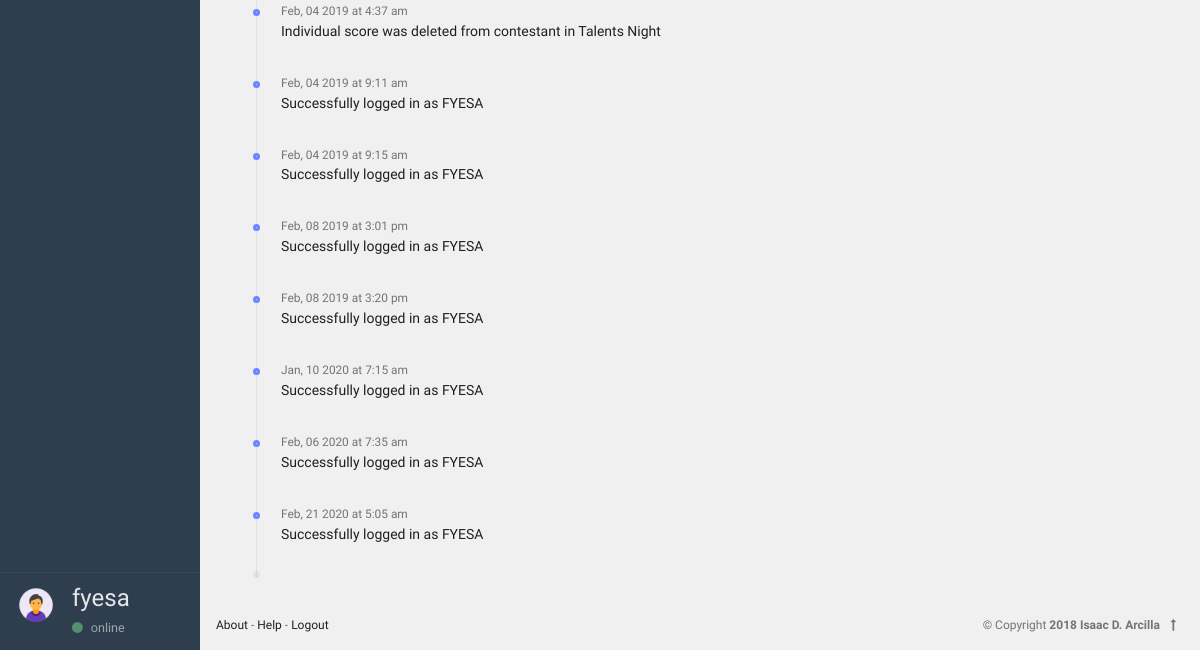
/start/logs.php?sponsor_id=12&username=fyesa&event_id=42 (signed in, lower part), run on an earlier commit of the app's database.
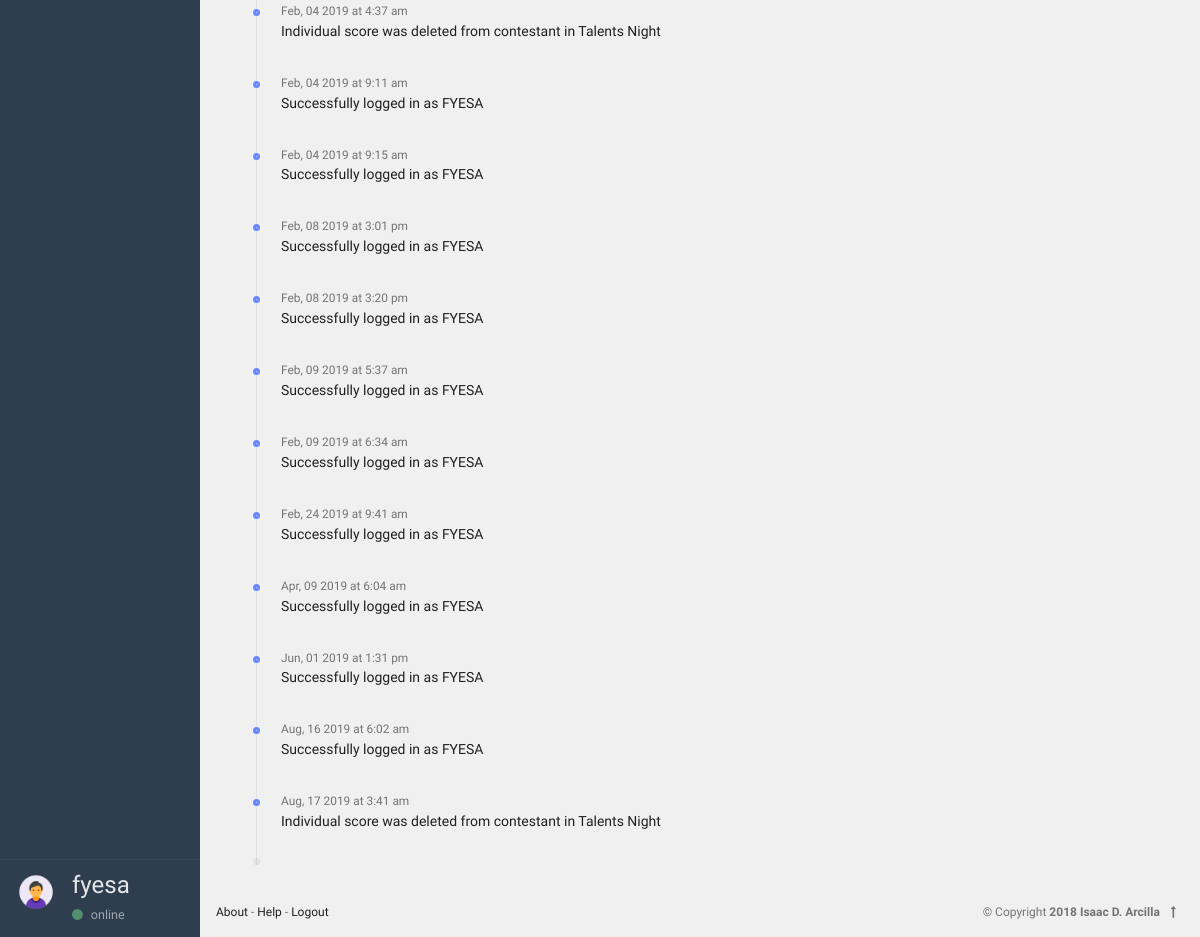
And on a later commit of the database.
### tables this page shows
CREATE TABLE `event_logs` (
  `log_id` int(11) NOT NULL,
  `event_id` smallint(11) NOT NULL,
  `status` varchar(50) NOT NULL,
  `message` varchar(500) NOT NULL,
  `sponsor_id` int(11) NOT NULL,
  `created_at` varchar(100) NOT NULL
);

### start/logs.php (the view, shortened to what this page needs)
<?php
  include("config.php");
    $connection = mysqli_connect($db_host,$db_user,$db_pass,$db_name) or die("Could not connect to database");
    mysqli_select_db($connection,$db_name);
$sponsor_id = $_GET['sponsor_id'];
$username = $_GET['username'];
$event_id = $_GET['event_id'];
  ?>
<!DOCTYPE html>
<html lang="en">
<head>
  <link rel="stylesheet" href="../assets/animate.css/animate.min.css" type="text/css" />
  <link rel="stylesheet" href="../assets/glyphicons/glyphicons.css" type="text/css" />
  <link rel="stylesheet" href="../assets/font-awesome/css/font-awesome.min.css" type="text/css" />
  <link rel="stylesheet" href="../assets/material-design-icons/material-design-icons.css" type="text/css" />
  <link rel="stylesheet" href="../assets/bootstrap/dist/css/bootstrap.min.css" type="text/css" />
  <link rel="stylesheet" href="../assets/styles/app.css" type="text/css" />
  <link rel="stylesheet" href="../assets/styles/font.css" type="text/css" />
</head>
<body>
  <div class="app" id="app">
  <div id="aside" class="app-aside modal fade nav-dropdown">
    <div class="left navside dark dk" layout="column">
      <div flex class="hide-scroll">
      </div>
      <div flex-no-shrink class="b-t">
        <div class="nav-fold">
          <a href="">
              <span class="pull-left">
                <img src="assets/avatar.png" alt="..." class="w-40 img-circle">
              </span>
              <span class="clear hidden-folded p-x">
                <span class="block _700">
         <h4> <?php
          echo $username;
          ?>
          </h4>
          </span>
                <small class="block text-muted"><i class="fa fa-circle text-success m-r-sm"></i>online</small>
              </span>
          </a>
        </div>
      </div>
    </div>
  </div>
  <div id="content" class="app-content box-shadow-z0" role="main">
    <div class="app-footer">
      <div class="p-a text-xs">
        <div class="pull-right text-muted">
          &copy; Copyright <strong>2018 Isaac D. Arcilla</strong> <span class="hidden-xs-down"></span>
          <a ui-scroll-to="content"><i class="fa fa-long-arrow-up p-x-sm"></i></a>
        </div>
        <div class="nav">
          <a class="nav-link" href="../">About</a>
          <span class="text-muted">-</span>
            <a class="nav-link" href="../">Help</a>                 <span class="text-muted">-</span>
            <a class="nav-link" href="../">Logout<?php  session_destroy();  ?></a>
      </div>
      </div>
    </div>
<div class="padding" id="printDataHolder">
    <div class="">
    <div class="box-body">
      <div class="p-a">
        <div class="streamline b-l m-b">
          <?php
            $query = "SELECT message, created_at, status FROM event_logs WHERE event_id = $event_id OR sponsor_id = $sponsor_id;";
            $result = mysqli_query($connection, $query);
            while ($row = mysqli_fetch_assoc($result)) {
          ?>
          <?php if($row['status']=='Success'){ ?>
          <div class="sl-item b-success">
            <div class="sl-content">
              <div class="sl-date text-muted"><?php echo $row['created_at']; ?></div>
              <span class=""></span>
              <p><?php echo $row['message']; ?></p>
            </div>
          </div>
         <?php }else{ ?>
          <div class="sl-item b-info">
            <div class="sl-content">
              <div class="sl-date text-muted"><?php echo $row['created_at']; ?></div>
              <p><?php echo $row['message']; ?></p>
            </div>
          </div>
         <?php } ?>
         <?php } ?>
        </div>
      </div>
    </div>
  </div>
</div>
</div>
</body>
</html>

What changed in the data, as far as the page shows it:
no longer on this page (row edited): event_logs: created_at "Jan, 10 2020 at 7:15 am", message "Successfully logged in as FYESA"
no longer on this page (row edited): event_logs: created_at "Feb, 06 2020 at 7:35 am", message "Successfully logged in as FYESA"
no longer on this page (row edited): event_logs: created_at "Feb, 21 2020 at 5:05 am", message "Successfully logged in as FYESA"
added event_logs: created_at "Feb, 09 2019 at 5:37 am", message "Successfully logged in as FYESA"
added event_logs: created_at "Feb, 09 2019 at 6:34 am", message "Successfully logged in as FYESA"
added event_logs: created_at "Feb, 24 2019 at 9:41 am", message "Successfully logged in as FYESA"
added event_logs: created_at "Apr, 09 2019 at 6:04 am", message "Successfully logged in as FYESA"
added event_logs: created_at "Jun, 01 2019 at 1:31 pm", message "Successfully logged in as FYESA"
added event_logs: created_at "Aug, 16 2019 at 6:02 am", message "Successfully logged in as FYESA"
added event_logs: created_at "Aug, 17 2019 at 3:41 am", message "Individual score was deleted from contestant in Talents Night"
